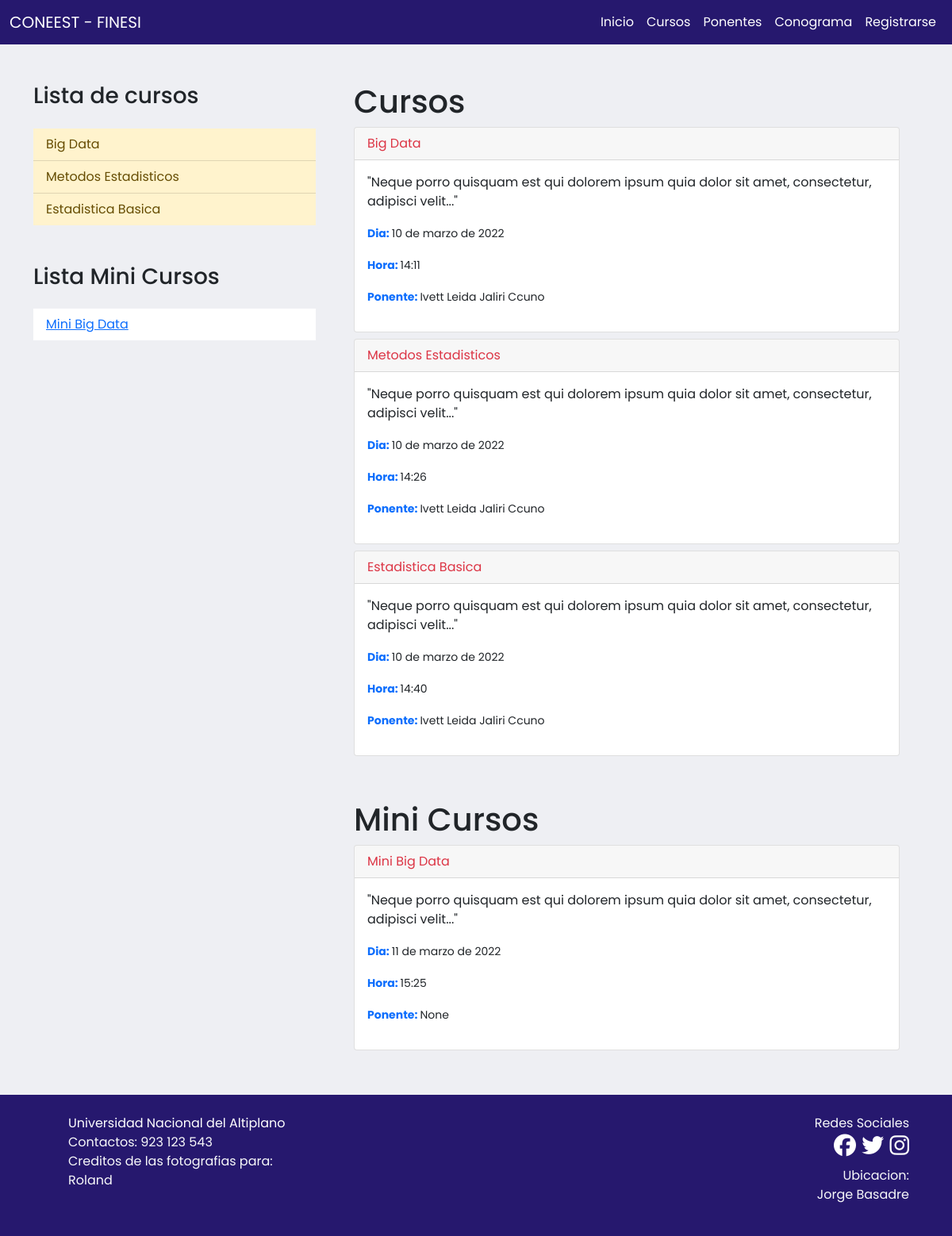
Screenshot of /cursos/ with the database file from the repository.
### congreso/models.py (models this page shows, shortened)
class Curso(models.Model):
    nombre = models.CharField(max_length=100)
    descripcion_curso = models.TextField()
    dia = models.DateField(auto_created=False, auto_now_add=False)
    hora = models.TimeField(auto_created=False, auto_now_add=False)
    ponente = models.ForeignKey(Ponente, on_delete=models.CASCADE, null=True, blank=True)

class MiniCurso(models.Model):
    nombre = models.CharField(max_length=100)
    descripcion_curso = models.TextField()
    dia = models.DateField(auto_created=False, auto_now_add=False)
    hora = models.TimeField(auto_created=False, auto_now_add=False)
    ponente = models.ForeignKey(Ponente, on_delete=models.CASCADE, null=True, blank=True)

class Ponente(models.Model):
    foto = models.ImageField(upload_to='ponentes/images')
    nombre_apellido = models.CharField(max_length=100)
    descripcion = models.TextField()
    universidad = models.CharField(max_length=100)
    correo = models.EmailField(max_length=200)
    ciudad = models.CharField(max_length=50)
    pais = models.CharField(max_length=50)
    def __str__(self):
        return self.nombre_apellido

### congreso/views.py (the view)
# urls.py: path('cursos/', views.cursos, name='cursos'),
def cursos(request):
    cursos = Curso.objects.all()
    mini_cursos= MiniCurso.objects.all()
    return render(request, 'coneest/cursos/cursos.html', {'cursos': cursos, 'mini_cursos': mini_cursos})

### congreso/templates/coneest/cursos/cursos.html
{% extends 'coneest/app.html' %}
{% block content %}
<div class="container-fluid section-curso">
  <div class="container">
  <div class="row">
    <div class="col-md-4">
      <section>
        <div class="p-4"></div>
        <p class="h3">Lista de cursos</p>
        <div class="p-2"></div>
        <ul class="list-group list-group-flush">
          {% for curso in cursos %}
            <a href="#" class="list-group-item list-group-item-action list-group-item-warning">{{curso.nombre}}</a>
          {% endfor %}
        </ul>
        <div class="p-4"></div>
        <p class="h3">Lista Mini Cursos</p>
        <div class="p-2"></div>
        <ul class="list-group list-group-flush">
          {% for mini in mini_cursos %}
          <li class="list-group-item"><a href="">{{mini.nombre}}</a></li>
          {% endfor %}
        </ul>
      </section>
    </div>
    <div class="col-md-8 section-curso">
      <section class="section-curso">
        <div class="p-4"></div>
        <div class="container">
          <div>
            <p class="h1">Cursos</p>
          </div>
          {% for curso in cursos %}
          <div class="card">
            <div class="card-header text-danger">
              {{curso.nombre}}
            </div>
            <div class="card-body">
              <blockquote class=" mb-0">
                <p>{{curso.descripcion_curso}}</p>
                <p><small><strong class="text-primary">Dia: </strong>{{curso.dia}}</small></p>
                <p><small><strong class="text-primary">Hora: </strong>{{curso.hora}}</small></p>
                <p><small><strong class="text-primary">Ponente: </strong>{{curso.ponente}}</small></p>
              </blockquote>
            </div>
          </div>
          <div class="p-1"></div>
          {% endfor %}
        </div>
      </section>
      <section class="section-curso">
        <div class="p-4"></div>
        <div class="container">
          <div>
            <p class="h1">Mini Cursos</p>
          </div>
          {% for mini in mini_cursos %}
          <div class="card">
            <div class="card-header text-danger">
              {{mini.nombre}}
            </div>
            <div class="card-body">
              <blockquote class=" mb-0">
                <p>{{mini.descripcion_curso}}</p>
                <p><small><strong class="text-primary">Dia: </strong>{{mini.dia}}</small></p>
                <p><small><strong class="text-primary">Hora: </strong>{{mini.hora}}</small></p>
                <p><small><strong class="text-primary">Ponente: </strong>{{mini.ponente}}</small></p>
              </blockquote>
            </div>
          </div>
          <div class="p-1"></div>
          {% endfor %}
        </div>
        <div class="p-4"></div>
      </section>
    </div>
  </div>
</div>
  </div>
{% endblock %}

### congreso/templates/coneest/app.html (shortened to what this page needs)
{% load static %}
<!DOCTYPE html>
<html lang="en">
<head>
    <link href="https://cdn.jsdelivr.net/npm/bootstrap@5.1.3/dist/css/bootstrap.min.css" rel="stylesheet"
>
    <link rel="stylesheet" href="https://cdnjs.cloudflare.com/ajax/libs/OwlCarousel2/2.3.4/assets/owl.carousel.min.css"
 />
    <link rel="stylesheet"
        href="https://cdnjs.cloudflare.com/ajax/libs/OwlCarousel2/2.3.4/assets/owl.theme.default.min.css"
 />
    <link rel="stylesheet" href="{% static 'css/app.css' %}">
</head>
<body>
    <nav class="navbar navbar-expand-lg navbar-dark">
        <div class="container-fluid">
            <a class="navbar-brand" href="{% url 'index' %}">CONEEST - FINESI</a>
            <div class="collapse navbar-collapse" id="navbarNav">
                <ul class="navbar-nav ms-auto">
                    <li class="nav-item">
                        <a class="nav-link active" aria-current="page" href="{% url 'index' %}">Inicio</a>
                    </li>
                    <li class="nav-item">
                        <a class="nav-link active" href="{% url 'cursos' %}">Cursos</a>
                    </li>
                    <li class="nav-item">
                        <a class="nav-link active" href="/#ponentes_name">Ponentes</a>
                    </li>
                    <li class="nav-item">
                        <a class="nav-link active" href="{% url 'cronograma' %}">Conograma</a>
                    </li>
                    <li class="nav-item">
                        <a class="nav-link active" href="{% url 'registro' %}">Registrarse</a>
                    </li>
                </ul>
            </div>
        </div>
    </nav>
    {% block content %}
    {% endblock %}
    <section class="custom-footer">
        <div class="container p-4">
            <div class="row">
                <div class="col-md-6 text-light">
                    <ul>
                        <li><a href="">Universidad Nacional del Altiplano</a></li>
                        <li>Contactos: 923 123 543</li>
                        <li>Creditos de las fotografias para:</li>
                        <li>Roland</li>
                </div>
                <div class="col-md-6 text-light text-end">
                    <ul>
                        <li>Redes Sociales</li>
                        <li class="h3">
                            <a href=""><i class="fa-brands fa-facebook"></i></a>
                            <a href=""><i class="fa-brands fa-twitter"></i></a>
                            <a href=""><i class="fa-brands fa-instagram"></i></a>
                        </li>
                        <li>Ubicacion: </li>
                        <li>Jorge Basadre</li>
                    </ul>
                </div>
            </div>
        </div>
    </section>
</body>
</html>

### congreso/static/css/app.css (style rules this page uses)
* { font-family: 'Poppins', sans-serif; }
.navbar { background: #26186E; }
.section-curso { background: #eeeff3; }
.custom-footer { background: #26186E; }
.custom-footer ul li { list-style: none; }
.custom-footer ul li a { color: white; text-decoration: none; }

### rows the page displays
Curso: nombre "Big Data", descripcion_curso "\"Neque porro quisquam est qui dolorem ipsum quia dolor sit amet, consectetur, adipisci velit...\"", dia "10 de marzo de 2022", hora "14:11", ponente "Ivett Leida Jaliri Ccuno"
Curso: nombre "Metodos Estadisticos", descripcion_curso "\"Neque porro quisquam est qui dolorem ipsum quia dolor sit amet, consectetur, adipisci velit...\"", dia "10 de marzo de 2022", hora "14:26", ponente "Ivett Leida Jaliri Ccuno"
Curso: nombre "Estadistica Basica", descripcion_curso "\"Neque porro quisquam est qui dolorem ipsum quia dolor sit amet, consectetur, adipisci velit...\"", dia "10 de marzo de 2022", hora "14:40", ponente "Ivett Leida Jaliri Ccuno"
MiniCurso: nombre "Mini Big Data", descripcion_curso "\"Neque porro quisquam est qui dolorem ipsum quia dolor sit amet, consectetur, adipisci velit...\"", dia "11 de marzo de 2022", hora "15:25", ponente "None"
